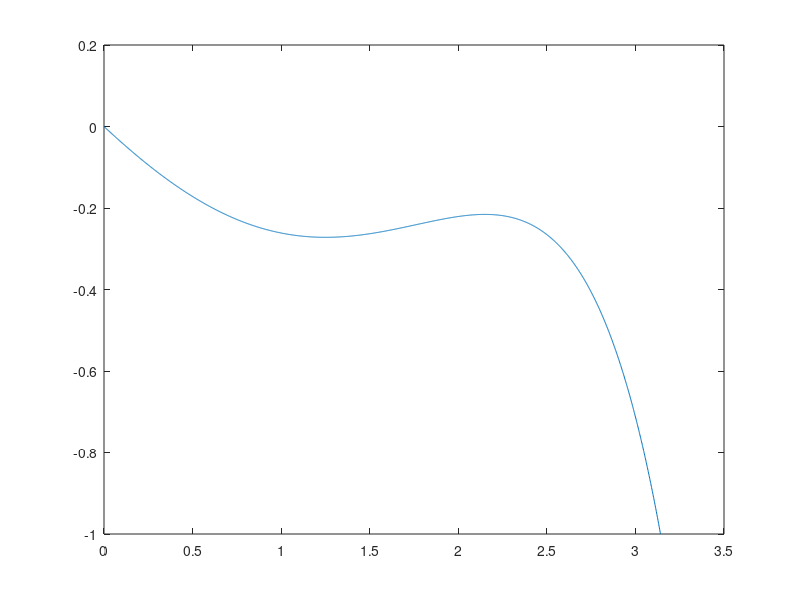

Source code (MATLAB):
%   This question is about discreting the interval and apply numerical analysis to solve equation for certain points.
%
%   Here are two critical pinciples:
%   (1)  f'[n]= (f[n+1] - f[n-1]) / (2*h)
%   (2)  f"[n]= (f[n+1] - 2*f[n] + f[n-1]) / h^2
%
%   By applying numerical analysis, we can easily create function. For f"(x) - 2*f'(x) = cosx,
%   let x = xn, The equation can be written as:
%
%          (1/h^2+1/h , 1/h^2 ,1/h^2-1/h) * (x[n-1],x[n],x[n+1]) = cos(xn)
%
%    For x = xn.
%    Then we can create sparse matrix.
%%%%%%%%%%%%%%%%%%%%%%%%%%%%%%%%%%%%%%%%%%%%%%%%%%%%%%%%%%%%%%%%%

n = 2000;           %Number of dots
l = 0;              %Left boundary
r = pi;             %Right boundary
vl = 0;             %f(l)
vr = -1;            %f(r)
h =(r-l)/(n-1);     %Step for equation

A = sparse(n,n);        %Target matrix
b = zeros(n,1);         %Right-hand-side value
x = linspace(l,r,n);    %Split interval to calculate 

b([1 n]) = [vl vr];     %For left and right, assigning initial value
b(2:n-1) = cos(x(2:n-1));       %Create differential equation

A(1,1) = 1;                     %For both-side, assigning cof 1
A(n,n) = 1;

for i=2:n-1
    A(i,i-1:i+1) = [1/h^2+1/h , -2/h^2 1/h^2-1/h];          %Differential equation
end

fx = A \ b;
plot(x,fx);
